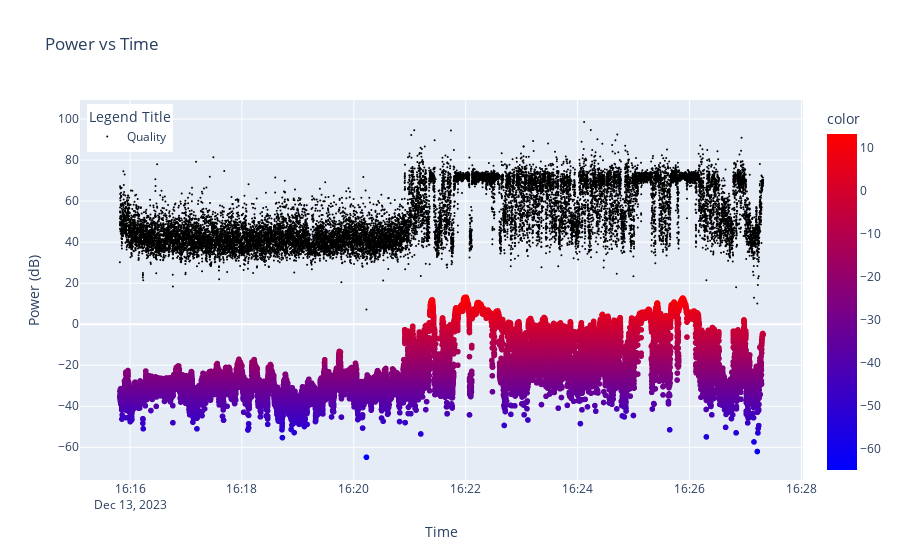

The code cell stored with this chart in its notebook:
### Code cell
import plotly.express as px

# use the 'px.scatter' function to create the scatter plot
# time on the x-axis, Power on the y-axis
plyfig = px.scatter(x=time, y=Power,
                    color=Power, 
                    color_continuous_scale='Bluered',
                    title='Power vs Time',
                    )
# change the size of the markers
# plyfig.update_traces(marker=dict(size=2,
#                                   line=dict(width=2,
#                                             color='DarkSlateGrey')),
#                      selector=dict(mode='markers'))
# add quality data
plyfig.add_scatter(x=time_q, y=Quality,
                    mode='markers',
                    name='Quality',
                    marker=dict(size=2,
                                color='black',
                                ),
                    )

# # plot the varience of the quality and power data
# plyfig.add_scatter(x=time, y=qvar,
#                     mode='markers',
#                     name='Quality Varience',
#                     marker=dict(size=2,
#                                 color='red',
#                                 ),
#                     )
# plyfig.add_scatter(x=time, y=pvar,
#                     mode='markers',
#                     name='Power Varience',
#                     marker=dict(size=2,
#                                 color='orange',
#                                 ),
#                     )

plyfig.update_layout(
    xaxis_title="Time",
    yaxis_title="Power (dB)",
    legend_title="Legend Title",
    
    legend=dict(
        yanchor="top",
        y=0.99,
        xanchor="left",
        x=0.01
    ),

    # font=dict(
    #     family="Courier New, monospace",
    #     size=18,
    #     color="RebeccaPurple"
    # )
)

# save the plot as an HTML file
plyfig.write_html(f'{path}/{file_name_prefix}.html')

plyfig.show()

### Figure 1 — Plotly figure (JSON) as saved in the notebook; plotly's stock layout.template omitted (floating-point values rounded to 4 significant figures; data arrays with more than 128 entries replaced by an {"elided": "..."} marker saying what was removed)
{"data": [{"hovertemplate": "x=%{x}<br>y=%{y}<br>color=%{marker.color}<extra></extra>", "legendgroup": "", "marker": {"color": {"elided": "21057 float values"}, "coloraxis": "coloraxis", "symbol": "circle"}, "mode": "markers", "name": "", "showlegend": false, "type": "scattergl", "x": {"elided": "21057 str values"}, "xaxis": "x", "y": {"elided": "21057 float values"}, "yaxis": "y"}, {"marker": {"color": "black", "size": 2}, "mode": "markers", "name": "Quality", "type": "scatter", "x": {"elided": "21057 str values"}, "y": {"elided": "21057 float values"}}], "layout": {"coloraxis": {"colorbar": {"title": {"text": "color"}}, "colorscale": [[0, "rgb(0,0,255)"], [1, "rgb(255,0,0)"]]}, "legend": {"title": {"text": "Legend Title"}, "tracegroupgap": 0, "x": 0.01, "xanchor": "left", "y": 0.99, "yanchor": "top"}, "title": {"text": "Power vs Time"}, "xaxis": {"anchor": "y", "domain": [0, 1], "title": {"text": "Time"}}, "yaxis": {"anchor": "x", "domain": [0, 1], "title": {"text": "Power (dB)"}}}}
